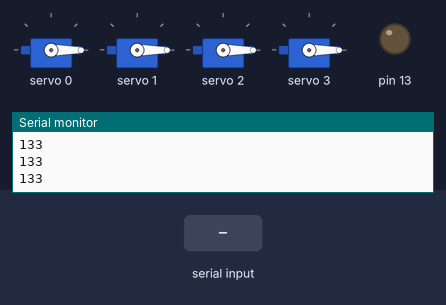
A sketch run on a simulated Arduino Uno, built with avr-gcc and run on an emulated ATmega328P. Shown: 4 × servo, output pins drawn as LEDs (lit = HIGH), the last lines printed to the serial monitor. The test bench sets the inputs (shaded band).

Above: at 1.2 s.
1.3 s: "1\n" received over Serial
At 3.5 s:
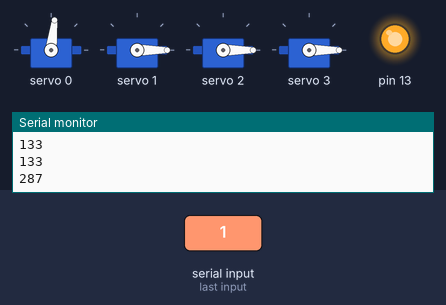
3.8 s: "0\n" received over Serial
At 5.5 s:
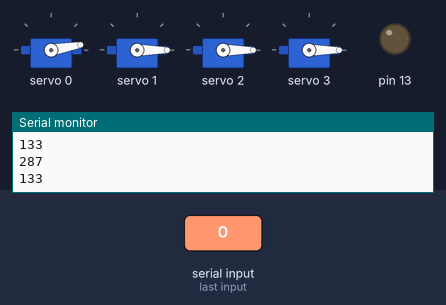
Timing chart, 0 to 7.0 s (numbered marks = the images above; inputs shaded):
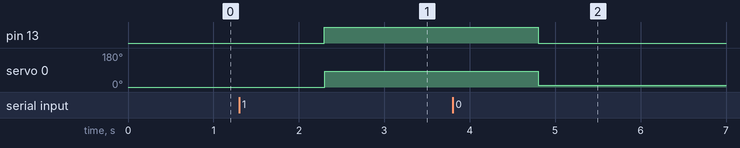

Measured:
- after the input at 1.3 s, pin 13: LOW → HIGH after 1.0 s; servo 0: 0° → 83° after 1.0 s
- after the input at 3.8 s, pin 13: HIGH → LOW after 1.0 s; servo 0: 83° → 10° after 1.0 s

The sketch:

control_servo.ino
```cpp
#include <Wire.h>
#include <Adafruit_PWMServoDriver.h>

String s;

Adafruit_PWMServoDriver pwm = Adafruit_PWMServoDriver();

#define MIN_PULSE_WIDTH 650
#define MAX_PULSE_WIDTH 2350
#define DEFAULT_PULSE_WIDTH 1500
#define FREQUENCY 50
// our servo # counter
uint8_t servonum = 0;
String result = "";
void setup() {
  Serial.begin(115200);
  pwm.setPWM(0, 0, pulseWidth(0));
  pwm.setPWM(1, 0, pulseWidth(0));
  pwm.setPWM(2, 0, pulseWidth(0));
  pwm.setPWM(3, 0, pulseWidth(0));
  //Serial.println("16 channel Servo test!");
  pwm.begin();
  pwm.setPWMFreq(FREQUENCY);  // Analog servos run at ~60 Hz updates
}

int a;
void loop() {
  while (Serial.available() == 0) {
    pinMode(13, OUTPUT);
  }
  while (true) {

    s = Serial.readStringUntil('\r');
    //a=Serial.parseInt();
    //Serial.println(s);
    if (s[0] == '1') {
      digitalWrite(13, HIGH);
      pwm.setPWM(0, 0, pulseWidth(80));
    }
    if (s[0] == '0') {
      digitalWrite(13, LOW);
      pwm.setPWM(0, 0, pulseWidth(0));
    }
    if (s[1] == '1') {
      pwm.setPWM(1, 0, pulseWidth(80));
    }
    if (s[1] == '0') {
      pwm.setPWM(1, 0, pulseWidth(0));
    }
    if (s[2] == '1') {
      pwm.setPWM(2, 0, pulseWidth(80));
    }
    if (s[2] == '0') {
      pwm.setPWM(2, 0, pulseWidth(0));
    }
    if (s[3] == '1') {
      pwm.setPWM(3, 0, pulseWidth(80));
    }
    if (s[3] == '0') {
      pwm.setPWM(3, 0, pulseWidth(0));
    }
  }


}

int pulseWidth(int angle) {
  int pulse_wide, analog_value;
  pulse_wide = map(angle, 0, 180, MIN_PULSE_WIDTH, MAX_PULSE_WIDTH);
  analog_value = int(float(pulse_wide) / 1000000 * FREQUENCY * 4096);
  Serial.println(analog_value);
  return analog_value;
}
```
